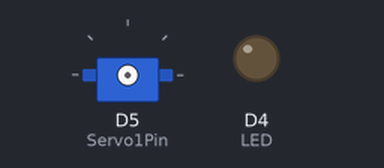
Bench run of a sketch on a simulated ESP8266 (NodeMCU). Parts: servo, output pins drawn as LEDs (lit = HIGH).

Above: at 0.0 s.
At 1.65 s:
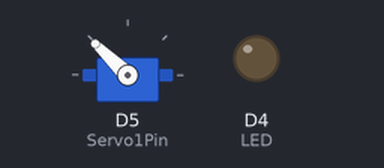
At 20.55 s:
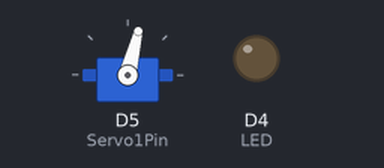
At 39.52 s:
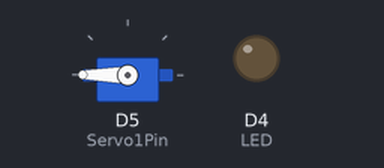
Timing chart, 0 to 40.0 s (numbered marks = the images above):
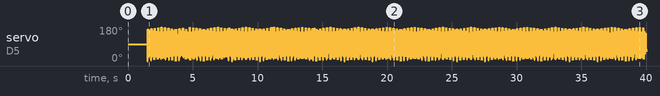

The sketch:

main.ino
```cpp
#include <cstdint>
#include <string.h>
#include <Arduino.h>
#include <Servo.h>

// Global Constants
#define FW_VERSION 0.1 // Note: No ending commas on defines
#define DEBUG false

#define LED 2 // Data Pin 2
#define Servo1Pin D5 // Data Pin 5

// Global Objects
Servo servo1;  // Create a servo object to control the first servo
// Twelve servo objects can be created on most boards

// Global Variables
float step = 0.5;
float servo1Pos = 0;
float minPos = 0;
float maxPos = 180;
bool direction = false;

void yieldBackTime() {
  #if defined (ESP8266)
    yield();
  #endif
}

void ledOn() {
    digitalWrite(LED, true);
    if (DEBUG) Serial.println("LED On");
}

void ledOff() {
    digitalWrite(LED, false);
    if (DEBUG) Serial.println("LED Off");
}

void ledToggle() {
    digitalWrite(LED, !(digitalRead(LED)));
}

void setServo1Pos(float pos) {
    servo1.write(pos);
    if (DEBUG) {
        Serial.print("Servo Pos: ");
        Serial.println(pos);
    }
}

// Setup occurs on cold boot
void setup(void) {
  pinMode(LED, OUTPUT); // Set the LED to output mode to control it

  delay(1000); // Wait for the USB connection to settle for communication.
  Serial.begin(115200); // Set speed of the terminal for debugging
  Serial.println(); // Output a linefeed to start at a new line after bootup

  ledOff(); // Set LED OFF to save power (On by default after boot)

  // Attach servo 1 on GPIO to the servo1 object
  servo1.attach(Servo1Pin);

  delay(500);
}

// Main hardware loop
void loop(void) {

    if (direction) {
        servo1Pos += step;
    } else {
        servo1Pos -= step;
    }

    if (servo1Pos < minPos || servo1Pos > maxPos) {
        // toggle direction
        direction = !direction;
    }

    setServo1Pos(servo1Pos);   // tell servo 1 to go to position stored in servo1Pos

    // This should always be at the end of the loop
    yieldBackTime(); // Yeild back time to the interrupts after any work is performed
}
```
